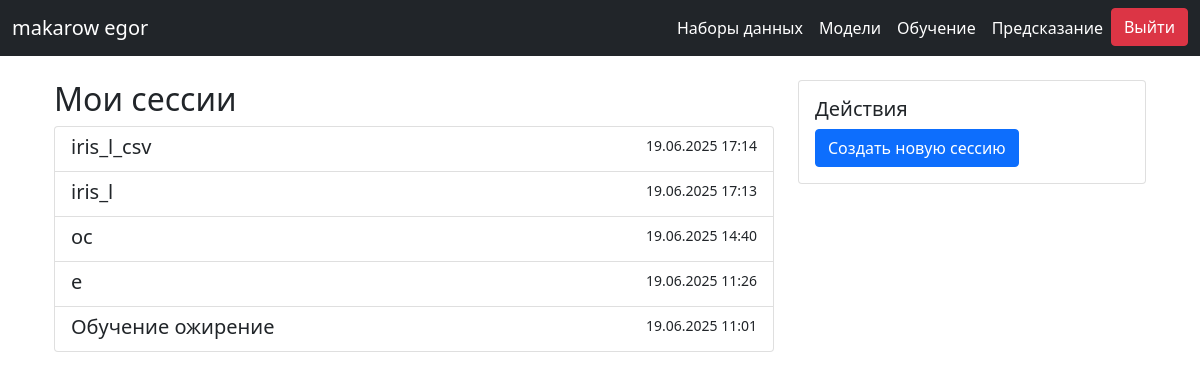
The page /learning/sessions/ (signed in) on the database its author committed.
### accounts/models.py (models this page shows, shortened)
class CustomUser(AbstractBaseUser, PermissionsMixin):
    first_name = models.CharField('first name', max_length=30)
    last_name = models.CharField('last name', max_length=30)
    patronymic = models.CharField('patronymic', max_length=30, blank=True)
    email = models.EmailField('email address', unique=True)
    is_active = models.BooleanField('active', default=True)
    is_staff = models.BooleanField('staff status', default=False)
    is_superuser = models.BooleanField('superuser status', default=False)
    date_joined = models.DateTimeField('date joined', default=timezone.now)
    USERNAME_FIELD = 'email'
    REQUIRED_FIELDS = ['first_name', 'last_name']
    objects = CustomUserManager()
    def get_full_name(self):
        return f"{self.last_name} {self.first_name} {self.patronymic}".strip()

### learning/models.py (models this page shows, shortened)
class TrainingSession(models.Model):
    STATUS_CHOICES = [
        ('pending', 'Ожидает'),
        ('running', 'Выполняется'),
        ('completed', 'Завершено'),
        ('failed', 'Ошибка'),
    ]
    title = models.CharField(max_length=255, default="")
    user = models.ForeignKey(
        settings.AUTH_USER_MODEL,
        on_delete=models.CASCADE,
        related_name='learning',
        default=1
    )
    model = models.ForeignKey(MLModel, on_delete=models.CASCADE)
    dataset = models.ForeignKey(DataFile, on_delete=models.CASCADE)
    epochs = models.IntegerField(default=100)
    learning_rate = models.FloatField(default=0.01)
    creation_date = models.DateTimeField(default=timezone.now)
    status = models.CharField(max_length=10, choices=STATUS_CHOICES, default='pending')
    current_epoch = models.IntegerField(default=0)
    progress = models.FloatField(default=0)
    preprocessor = models.BinaryField(null=True, blank=True)
    neural_network = models.BinaryField(null=True, blank=True)
    best_loss = models.FloatField(null=True, blank=True)
    final_accuracy = models.FloatField(null=True, blank=True)
    logs = models.TextField(blank=True)
    def get_absolute_url(self):
        return reverse('session_detail', kwargs={'pk': self.pk})

### learning/views.py (the view)
# urls.py: path('sessions/', learning_views.sessions_list, name='session_list'),
@login_required
def sessions_list(request):
    sessions = TrainingSession.objects.filter(user=request.user).order_by('-creation_date')
    return render(request, 'learning/list.html', {'sessions': sessions})

### learning/templates/learning/list.html
{% extends "base.html" %}
{% block content %}
<div class="container">
    <div class="row">
        <div class="col-md-8">
            <h2>Мои сессии</h2>
            <div class="list-group">
                {% for session in sessions %}
                <a href="{{ session.get_absolute_url }}" class="list-group-item list-group-item-action">
                    <div class="d-flex w-100 justify-content-between">
                        <h5 class="mb-1">{{ session.title }}</h5>
                        <small>{{ session.creation_date|date:"d.m.Y H:i" }}</small>
                    </div>
                </a>
                {% empty %}
                <div class="alert alert-info">Нет созданных моделей</div>
                {% endfor %}
            </div>
        </div>
        <div class="col-md-4">
            <div class="card">
                <div class="card-body">
                    <h5 class="card-title">Действия</h5>
                    <a href="{% url 'create_session_list' %}" class="btn btn-primary btn-block">
                        Создать новую сессию
                    </a>
                </div>
            </div>
        </div>
    </div>
</div>
{% endblock %}

### datasets/templates/base.html (shortened to what this page needs)
<!DOCTYPE html>
<html lang="ru">
<head>
    <link href="https://cdn.jsdelivr.net/npm/bootstrap@5.1.3/dist/css/bootstrap.min.css" rel="stylesheet">
</head>
<body>
    <header class="bg-dark text-white">
        <nav class="navbar navbar-expand-lg navbar-dark bg-dark">
            <div class="container-fluid">
                {% if user.is_authenticated %}
                    <a class="navbar-brand text-white" href="{% url 'dataset_list' %}">
                        {{ user.get_full_name|default:user.email }}
                    </a>
                {% else %}
                    <a class="navbar-brand text-white" href="{% url 'dataset_list' %}">DataSets Manager</a>
                {% endif %}
                <div class="collapse navbar-collapse" id="navbarNav">
                    <ul class="navbar-nav ms-auto">
                        <li class="nav-item">
                            <a class="nav-link text-white" href="{% url 'dataset_list' %}">Наборы данных</a>
                        </li>
                        <li class="nav-item">
                            <a class="nav-link text-white" href="{% url 'model_list' %}">Модели</a>
                        </li>
                        <li class="nav-item">
                            <a class="nav-link text-white" href="{% url 'session_list' %}">Обучение</a>
                        </li>
                        <li class="nav-item">
                            <a class="nav-link text-white" href="{% url 'predict_sessions_list' %}">Предсказание</a>
                        </li>
                        {% if user.is_authenticated %}
                            <li class="nav-item">
                                <a href="{% url 'logout' %}" class="btn btn-danger btn-block">
                                    Выйти
                                </a>
                            </li>
                        {% endif %}
                    </ul>
                </div>
            </div>
        </nav>
    </header>
    <div class="container mt-4">
        {% block content %}{% endblock %}
    </div>
</body>
</html>

### rows shown on the page
CustomUser: get_full_name "makarow egor"
TrainingSession: title "iris_l_csv", creation_date "19.06.2025 17:14"
TrainingSession: title "iris_l", creation_date "19.06.2025 17:13"
TrainingSession: title "ос", creation_date "19.06.2025 14:40"
TrainingSession: title "е", creation_date "19.06.2025 11:26"
TrainingSession: title "Обучение ожирение", creation_date "19.06.2025 11:01"
